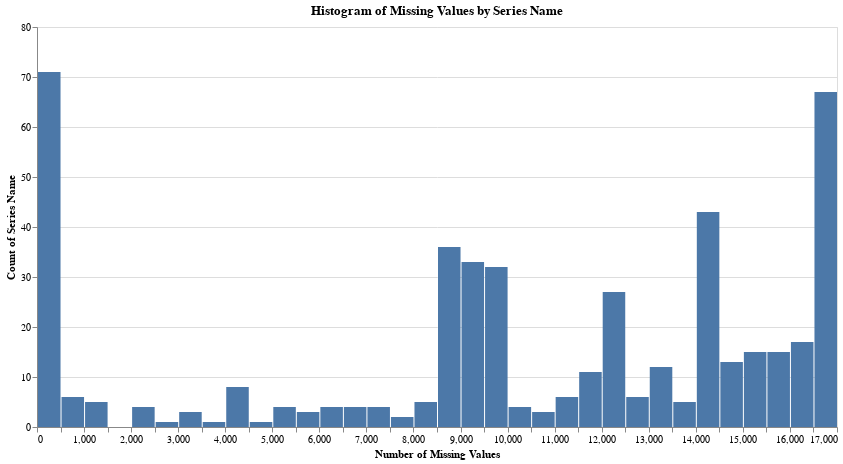

Notebook code cell kept with this figure:
### Code cell
histogram_missing('Series Name',40)

### Figure 1 — Vega-Lite specification as saved in the notebook (floating-point values rounded to 4 significant figures; data arrays with more than 128 entries replaced by an {"elided": "..."} marker saying what was removed)
{"config": {"view": {"continuousWidth": 300, "continuousHeight": 300}}, "data": {"name": "data-6e43f5b190d3b105644674df272ba17a"}, "mark": {"type": "bar"}, "encoding": {"x": {"bin": {"maxbins": 40}, "field": "MissingValues", "title": "Number of Missing Values", "type": "quantitative"}, "y": {"aggregate": "count", "title": "Count of Series Name", "type": "quantitative"}}, "height": 400, "title": "Histogram of Missing Values by Series Name", "width": 800, "$schema": "https://vega.github.io/schema/vega-lite/v5.20.1.json", "datasets": {"data-6e43f5b190d3b105644674df272ba17a": {"elided": "471 records"}}}
